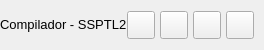
           <widget class="QFrame" name="contentTopBg">
            <property name="minimumSize">
             <size>
              <width>0</width>
              <height>50</height>
             </size>
            </property>
            <property name="maximumSize">
             <size>
              <width>16777215</width>
              <height>50</height>
             </size>
            </property>
            <property name="frameShape">
             <enum>QFrame::Shape::NoFrame</enum>
            </property>
            <property name="frameShadow">
             <enum>QFrame::Shadow::Raised</enum>
            </property>
            <layout class="QHBoxLayout" name="horizontalLayout">
             <property name="spacing">
              <number>0</number>
             </property>
             <property name="leftMargin">
              <number>0</number>
             </property>
             <property name="topMargin">
              <number>0</number>
             </property>
             <property name="rightMargin">
              <number>10</number>
             </property>
             <property name="bottomMargin">
              <number>0</number>
             </property>
             <item>
              <widget class="QFrame" name="leftBox">
               <property name="sizePolicy">
                <sizepolicy hsizetype="Expanding" vsizetype="Preferred">
                 <horstretch>0</horstretch>
                 <verstretch>0</verstretch>
                </sizepolicy>
               </property>
               <property name="frameShape">
                <enum>QFrame::Shape::NoFrame</enum>
               </property>
               <property name="frameShadow">
                <enum>QFrame::Shadow::Raised</enum>
               </property>
               <layout class="QHBoxLayout" name="horizontalLayout_3">
                <property name="spacing">
                 <number>0</number>
                </property>
                <property name="leftMargin">
                 <number>0</number>
                </property>
                <property name="topMargin">
                 <number>0</number>
                </property>
                <property name="rightMargin">
                 <number>0</number>
                </property>
                <property name="bottomMargin">
                 <number>0</number>
                </property>
                <item>
                 <widget class="QLabel" name="titleRightInfo">
                  <property name="sizePolicy">
                   <sizepolicy hsizetype="Preferred" vsizetype="Expanding">
                    <horstretch>0</horstretch>
                    <verstretch>0</verstretch>
                   </sizepolicy>
                  </property>
                  <property name="maximumSize">
                   <size>
                    <width>16777215</width>
                    <height>45</height>
                   </size>
                  </property>
                  <property name="font">
                   <font>
                    <family>Segoe UI</family>
                    <pointsize>10</pointsize>
                    <italic>false</italic>
                    <bold>false</bold>
                   </font>
                  </property>
                  <property name="text">
                   <string>Compilador - SSPTL2</string>
                  </property>
                  <property name="alignment">
                   <set>Qt::AlignmentFlag::AlignLeading|Qt::AlignmentFlag::AlignLeft|Qt::AlignmentFlag::AlignVCenter</set>
                  </property>
                 </widget>
                </item>
               </layout>
              </widget>
             </item>
             <item alignment="Qt::AlignmentFlag::AlignRight">
              <widget class="QFrame" name="rightButtons">
               <property name="minimumSize">
                <size>
                 <width>0</width>
                 <height>28</height>
                </size>
               </property>
               <property name="frameShape">
                <enum>QFrame::Shape::NoFrame</enum>
               </property>
               <property name="frameShadow">
                <enum>QFrame::Shadow::Raised</enum>
               </property>
               <layout class="QHBoxLayout" name="horizontalLayout_2">
                <property name="spacing">
                 <number>5</number>
                </property>
                <property name="leftMargin">
                 <number>0</number>
                </property>
                <property name="topMargin">
                 <number>0</number>
                </property>
                <property name="rightMargin">
                 <number>0</number>
                </property>
                <property name="bottomMargin">
                 <number>0</number>
                </property>
                <item>
                 <widget class="QPushButton" name="settingsTopBtn">
                  <property name="minimumSize">
                   <size>
                    <width>28</width>
                    <height>28</height>
                   </size>
                  </property>
                  <property name="maximumSize">
                   <size>
                    <width>28</width>
                    <height>28</height>
                   </size>
                  </property>
                  <property name="cursor">
                   <cursorShape>PointingHandCursor</cursorShape>
                  </property>
                  <property name="toolTip">
                   <string>Settings</string>
                  </property>
                  <property name="text">
                   <string/>
                  </property>
                  <property name="icon">
                   <iconset resource="resources.qrc">
                    <normaloff>:/icons/images/icons/icon_settings.png</normaloff>:/icons/images/icons/icon_settings.png</iconset>
                  </property>
                  <property name="iconSize">
                   <size>
                    <width>20</width>
                    <height>20</height>
                   </size>
                  </property>
                 </widget>
                </item>
                <item>
                 <widget class="QPushButton" name="minimizeAppBtn">
                  <property name="minimumSize">
                   <size>
                    <width>28</width>
                    <height>28</height>
                   </size>
                  </property>
                  <property name="maximumSize">
                   <size>
                    <width>28</width>
                    <height>28</height>
                   </size>
                  </property>
                  <property name="cursor">
                   <cursorShape>PointingHandCursor</cursorShape>
                  </property>
                  <property name="toolTip">
                   <string>Minimize</string>
                  </property>
                  <property name="text">
                   <string/>
                  </property>
                  <property name="icon">
                   <iconset resource="resources.qrc">
                    <normaloff>:/icons/images/icons/icon_minimize.png</normaloff>:/icons/images/icons/icon_minimize.png</iconset>
                  </property>
                  <property name="iconSize">
                   <size>
                    <width>20</width>
                    <height>20</height>
                   </size>
                  </property>
                 </widget>
                </item>
                <item>
                 <widget class="QPushButton" name="maximizeRestoreAppBtn">
                  <property name="minimumSize">
                   <size>
                    <width>28</width>
                    <height>28</height>
                   </size>
                  </property>
                  <property name="maximumSize">
                   <size>
                    <width>28</width>
                    <height>28</height>
                   </size>
                  </property>
                  <property name="font">
                   <font>
                    <family>Segoe UI</family>
                    <pointsize>10</pointsize>
                    <italic>false</italic>
                    <bold>false</bold>
                    <stylestrategy>PreferDefault</stylestrategy>
                   </font>
                  </property>
                  <property name="cursor">
                   <cursorShape>PointingHandCursor</cursorShape>
                  </property>
                  <property name="toolTip">
                   <string>Maximize</string>
                  </property>
                  <property name="text">
                   <string/>
                  </property>
                  <property name="icon">
                   <iconset resource="resources.qrc">
                    <normaloff>:/icons/images/icons/icon_maximize.png</normaloff>:/icons/images/icons/icon_maximize.png</iconset>
                  </property>
                  <property name="iconSize">
                   <size>
                    <width>20</width>
                    <height>20</height>
                   </size>
                  </property>
                 </widget>
                </item>
                <item>
                 <widget class="QPushButton" name="closeAppBtn">
                  <property name="minimumSize">
                   <size>
                    <width>28</width>
                    <height>28</height>
                   </size>
                  </property>
                  <property name="maximumSize">
                   <size>
                    <width>28</width>
                    <height>28</height>
                   </size>
                  </property>
                  <property name="cursor">
                   <cursorShape>PointingHandCursor</cursorShape>
                  </property>
                  <property name="toolTip">
                   <string>Close</string>
                  </property>
                  <property name="text">
                   <string/>
                  </property>
                  <property name="icon">
                   <iconset resource="resources.qrc">
                    <normaloff>:/icons/images/icons/icon_close.png</normaloff>:/icons/images/icons/icon_close.png</iconset>
                  </property>
                  <property name="iconSize">
                   <size>
                    <width>20</width>
                    <height>20</height>
                   </size>
                  </property>
                 </widget>
                </item>
               </layout>
              </widget>
             </item>
            </layout>
           </widget>
